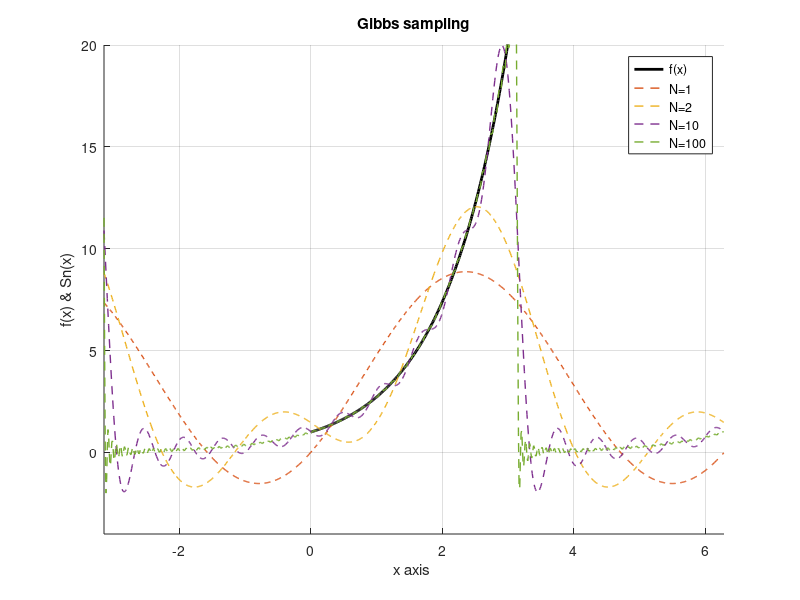

MATLAB code for this plot:
%syms x k L n
%evalin(symengine,'assume(k,Type::Integer)'); %tells matlab k is integer
%a = @(f,x,k,L) int(f*cos(k*pi*x/L)/L,x,-L,L);%calculates the kth fourier cos coefficient
%b = @(f,x,k,L) int(f*sin(k*pi*x/L)/L,x,-L,L);%calculates the kth fourier sin coefficient
%fs = @(f,x,n,L) a(f,x,0,L)/2 + ...
%   symsum(a(f,x,k,L)*cos(k*pi*x/L) + b(f,x,k,L)*sin(k*pi*x/L),k,1,n);% calculates nth partial sum
%f= exp(x);

% pretty(fs(f,x,1,pi))
% pretty(fs(f,x,2,pi))
% pretty(fs(f,x,10,pi))
% pretty(fs(f,x,100,pi))

x1 = 0:0.01:pi; x2 = -pi:0.01:2 * pi;
f1 = exp(x1);
hold on; plot(x1, f1, 'Color', 'k', 'LineWidth', 2)
N = 100; f2 = zeros(length(x2), 1);
a0 = sinh(pi) / pi;
f2 = f2 + a0;

for n = 1:N
    f2 = f2 +((2 * sinh(pi) / pi) * (-1)^n / (n^2 + 1)) * (cos(n * x2)' - n * sin(n * x2)');

    if (n == 1 || n == 2 || n == 10 || n == N)
        plot(x2, f2, '--', 'LineWidth', 1)
    end

end

legend('f(x)', 'N=1', 'N=2', 'N=10', 'N=100')
xlim([-pi 2 * pi])
ylim([-4 20])
title('Gibbs sampling')
xlabel('x axis ')
ylabel('f(x) & Sn(x)')
grid
